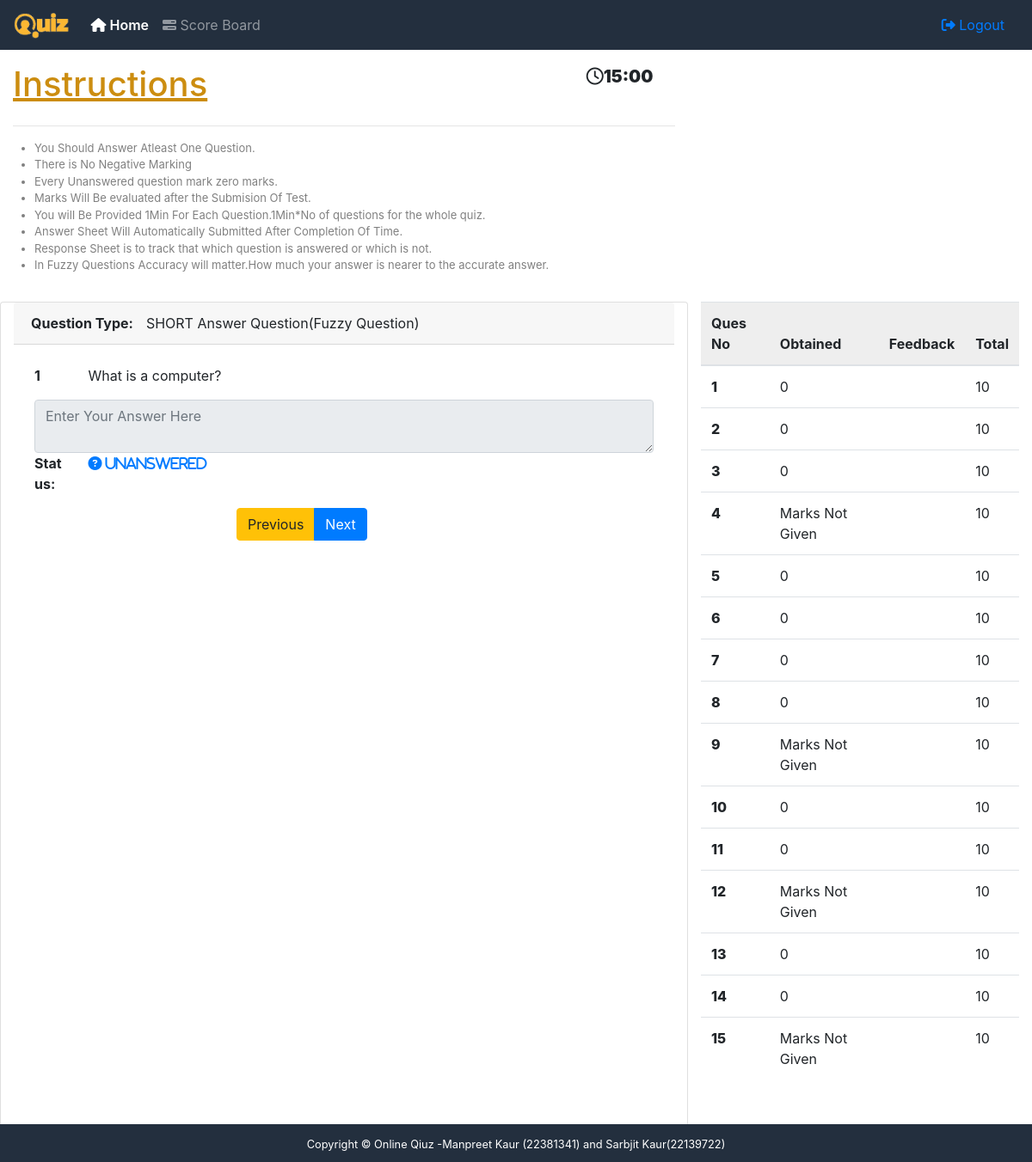
The app's page /scoreboard/34 (signed in) with its own data.
### app/user/models.py (models this page shows, shortened)
class ScoreBoardDetail(db.Model):
    id = db.Column(db.Integer, primary_key=True)
    scoreboard_id = db.Column(db.Integer, db.ForeignKey('user_score_board.id'),
                              nullable=False)
    level = db.Column(db.Text, nullable=False)
    question_type = db.Column(db.Enum(ScoreBoardQuestionType), nullable=False)
    total_marks = db.Column(db.Integer, nullable=False)
    obtained_marks = db.Column(db.Integer, nullable=True)
    feedback = db.Column(db.Text,nullable=True,default="")

### app/user/controller.py (the view)
@user_routes.route('/scoreboard/<id_>')
@login_required
def scoreboard_detail(id_):
    board = UserScoreBoard.query.filter(UserScoreBoard.id == id_)
    if board.count()>0 and board.first().user is not None:
        board = board.first()
        if board.user_id == json.loads(session['quizuser'])['user_id']:
            details = ScoreBoardDetail.query.filter(ScoreBoardDetail.scoreboard_id == id_).all()
            return render_template("user/scoreboarddetails.html", details=details, board_id=board.id, board=board)
        else:
            flash("You are not authorised.","warning")
            return redirect(url_for("user.scoreboard"))
    else:
        flash("This Scoreboard is not available.","warning")
        return redirect(url_for("user.scoreboard"))

### app/user/__init__.py (called while the page is built)
def login_required(f):
    @wraps(f)
    def wrap(*args, **kwargs):
        if 'quizuser' in session:
            return f(*args, **kwargs)
        else:
            flash("You need to login first","danger")
            return redirect(url_for('user.login_page'))
    return wrap

### app/user/controller.py (called while the page is built)
@user_routes.before_request
def check_for_level():
    if request.endpoint == "user.user_quiz":
        level = Level.query.filter(Level.id == request.view_args['id_']).first()
        score_boards = UserScoreBoard.query.filter(
            UserScoreBoard.user_id == json.loads(session['quizuser'])['user_id']).order_by(-UserScoreBoard.level_id)

@user_routes.after_request
def after_request(response):
    response.headers["Cache-Control"] = "no-cache, no-store, must-revalidate"
    return response

### app/templates/user/scoreboarddetails.html (shortened to what this page needs)
{% extends 'user/base.html' %}
{% block content %}
<div class="container-fluid quiz-page">
   <div class="row mt-3">
      <div class="col-md-8">
         <div class="row">
            <div class="col-md-10">
               <h1 class="float-left"><u>Instructions</u></h1>
            </div>
            <div class="col-md-2">
               <span class="timer "><b><i class="fa fa-clock-o"></i></b><b class="js-timeout"></b></span>
            </div>
         </div>
         <hr/>
         <div class="row">
            <ul>
                <li>You Should Answer Atleast One Question.</li>
               <li>There is No Negative Marking</li>
               <li>Every Unanswered question mark zero marks.</li>
               <li>Marks Will Be evaluated after the Submision Of Test.</li>
               <li>You will Be Provided 1Min For Each Question.1Min*No of questions for the whole quiz.</li>
               <li>Answer Sheet Will Automatically Submitted After Completion Of Time.</li>
               <li>Response Sheet is to track that which question is answered or which is not.</li>
                 <li>In Fuzzy Questions Accuracy will matter.How much your answer is nearer to the accurate answer.</li>
            </ul>
         </div>
      </div>
   </div>
    <div class="row mt-md-3 response-sheet-div">
      <div class="col-md-8 card ">
          <div class="card-header">
              <b>Question Type:</b><span id="ques-type"></span>
          </div>
          <div class="card-body p-4">
          <div id="answer_sheet">
              <div class="row" >
               <div class="col-md-1"> <b id="question_num"> </b></div>
               <div class="col-md-10" id="question"></div>
            </div>
              <div id="textbox">
                    <textarea class="form-control" name="answer" readonly id="textbox-ans" placeholder="Enter Your Answer Here"></textarea>
              </div>
               <div class="row status-row" >
                       <div class="col-md-1"><span><b>Status:</b></span></div>
                       <div class="col-md-10" id="status_res"></div>
                    </div>
            <div class="row mt-3" >
               <div class="offset-md-4">
                  <div class="btn-group">
                     <button class="btn btn-warning" id="prev">Previous</button>
                     <button class="btn btn-primary" id="next">Next</button>
                  </div>
               </div>
            </div>
         </div>
          </div>
      </div>
        <div class="col-md-4 mb-5">
            <table class="table mb-5">
                <thead>
                    <tr>
                        <th>Ques No</th>
                        <th>Obtained</th>
                        <th>Feedback</th>
                        <th>Total</th>
                    </tr>
                </thead>
                <tbody>
                {% for i in details %}
                    <tr>
                        <td>{{ loop.index }}</td>
                        <td>
                            {% if i.obtained_marks==None %}
                                Marks Not Given
                            {% else %}
                            {{ i.obtained_marks }}
                            {% endif %}</td>
                        <td>{{ i.feedback }}</td>
                        <td>{{ i.total_marks }}</td>
                    </tr>
                {% endfor %}
                </tbody>
            </table>
        </div>
   </div>
</div>
{% endblock %}

### app/static/style.css (style rules this page uses)
.table thead tr { background-color: #eee; }
.table tbody tr td:first-child { font-weight: 800; }
h1 { color: #cc8d10; }
.quiz-page .timer { font-weight: 800; font-size: 20px; }
.quiz-page ul li { font-size: 13px; color:grey; }
#answer_sheet #textbox { display: none; }
#ques-type { margin-left: 15px !important; }

### records on screen
ScoreBoardDetail: obtained_marks "0", total_marks "10"
ScoreBoardDetail: obtained_marks "0", total_marks "10"
ScoreBoardDetail: obtained_marks "0", total_marks "10"
ScoreBoardDetail: shows "Marks Not Given", total_marks "10"
ScoreBoardDetail: obtained_marks "0", total_marks "10"
ScoreBoardDetail: obtained_marks "0", total_marks "10"
ScoreBoardDetail: obtained_marks "0", total_marks "10"
ScoreBoardDetail: obtained_marks "0", total_marks "10"
ScoreBoardDetail: shows "Marks Not Given", total_marks "10"
ScoreBoardDetail: obtained_marks "0", total_marks "10"
ScoreBoardDetail: obtained_marks "0", total_marks "10"
ScoreBoardDetail: shows "Marks Not Given", total_marks "10"
ScoreBoardDetail: obtained_marks "0", total_marks "10"
ScoreBoardDetail: obtained_marks "0", total_marks "10"
ScoreBoardDetail: shows "Marks Not Given", total_marks "10"
